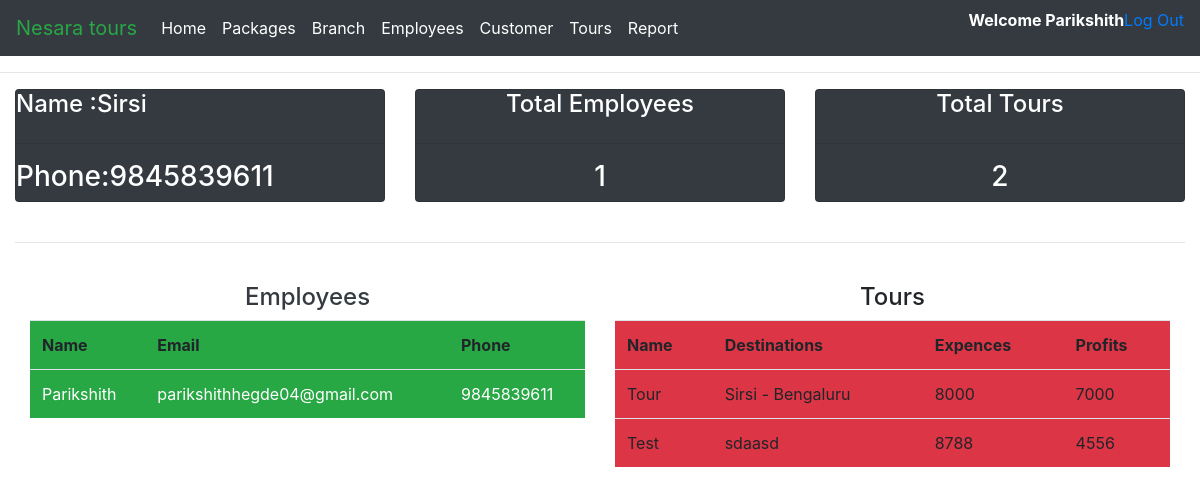
Page /BRANCH/1/ (signed in) on the committed database.
### NesaraTours/models.py (models this page shows, shortened)
class Branch(models.Model):
    Name = models.CharField(max_length=255)
    Phone = models.CharField(max_length=255)

class Employee(models.Model):
    user = models.OneToOneField(User, on_delete=models.CASCADE,null=True)
    role = models.ForeignKey(Group,on_delete=models.SET_NULL,null=True)
    Name = models.CharField(max_length=255,null=True)
    Phone = models.CharField(max_length=255,null=True)
    Email = models.EmailField(null=True)
    Sal = models.CharField(max_length=10,null=True)
    branch = models.ForeignKey(Branch,on_delete=models.SET_NULL,null=True)

class Tour(models.Model):
    status = (
        ('Complete' , 'Complete' ),
        ('Not complete', 'Not complete'),
        ('Ongoing','Ongoing')
    )
    Name = models.CharField(max_length=255,null=True)
    Destinations = models.TextField(max_length=255,null=True)
    DateStarted = models.DateField(null=True)
    DateCompleated = models.DateField(null=True)
    Client = models.ManyToManyField(Client)
    Branch = models.ForeignKey(Branch,on_delete=models.SET_NULL,null=True)
    Employee = models.ManyToManyField(Employee)
    Status = models.CharField(max_length=255,null=True,choices=status)
    Expences = models.IntegerField(null=True)
    Profit = models.IntegerField(null=True)

### NesaraTours/decorators.py (the view)
        def wrapper_func(request, *args, **kwargs):
            group = None
            if request.user.groups.exists():
                group = request.user.groups.all()[0].name
            if group in allowed_roles:
                return view_func(request, *args, **kwargs)
            else:
                return HttpResponse('You are not authorized')

### NesaraTours/views.py (called while the page is built)
@login_required(login_url='login')
@allowed_users(allowed_roles=['Employee','Manager'])
def BRANCH(request,pk):
    branch = Branch.objects.get(id=pk)
    emp = Employee.objects.all()
    tour= Tour.objects.all()
    ListEmp = emp.filter(branch_id=pk)
    TotalEmp = ListEmp.count()
    ListTour = tour.filter(Branch_id=pk)
    TotalTour = ListTour.count()
    context = {
        'branch':branch,
        'List' : ListEmp,
        'Total' : TotalEmp,
        'ListTour':ListTour,
        'TotalTour':TotalTour,
    }
    return render(request,'BRANCH2.html',context)

### templates/BRANCH2.html
{% extends 'main.html' %}
{% load static %}
{% block Content %}
<div class="container-fluid">
    <div class="row">
        <div class="col col-md">
            <div class="card card-head bg-dark">
                <h4 class="card-text  text-white">Name :{{branch.Name}}</h4>
                <hr>
                <h3 class="text-white ">Phone:{{branch.Phone}}</h3>
            </div>
        </div>
        <div class="col col-md">
            <div class="card card-head bg-dark">
                <h4 class="card-text text-center text-white">Total Employees</h4>
                <hr>
                <h3 class="text-white text-center">{{Total}}</h3>
            </div>
        </div>
        <div class="col col-md">
            <div class="card card-head bg-dark">
                <h4 class="card-text text-center text-white">Total Tours</h4>
                <hr>
                <h3 class="text-white text-center">{{TotalTour}}</h3>
            </div>
        </div>
    </div>
    <br>
    <hr>
    <br>
    <div class="container-fluid ">
        <div class="row">
            <div class="col col-md">
                <h4 class="text-center text-dark">Employees</h4>
                <table class="table bg-success">
                    <th>Name</th>
                    <th>Email</th>
                    <th>Phone</th>
                    {% for i in List %}
                    <tr class="text text-white">
                        <td>{{i.Name}}</td>
                        <td>{{i.Email}}</td>
                        <td>{{i.Phone}}</td>
                    </tr>
                    {% endfor %}
                </table>
            </div>
            <div class="col col-md">
                <h4 class="text-center">Tours</h4>
                <table class="table bg-danger">
                    <th>Name</th>
                    <th>Destinations</th>
                    <th>Expences</th>
                    <th>Profits</th>
                    {% for i in ListTour %}
                      <tr>
                          <td>{{i.Name}}</td>
                          <td>{{i.Destinations}}</td>
                          <td>{{i.Expences}}</td>
                          <td>{{i.Profit}}</td>
                      </tr>
                    {% endfor %}
                </table>
            </div>
        </div>
    </div>
</div>
{% endblock Content %}

### templates/navbar.html (shortened to what this page needs)
{% load static %}
    <nav class="navbar navbar-expand-lg navbar-dark bg-dark">
        <a class="navbar-brand text-success" href="#">Nesara tours</a>
        <div class="collapse navbar-collapse" id="navbarNavAltMarkup">
          <div class="navbar-nav">
            <a class="nav-item nav-link active" href="{% url 'Home' %}">Home <span class="sr-only">(current)</span></a>
            <a class="nav-item nav-link active" href="{% url 'packages' %}">Packages</a>
            <a class="nav-item nav-link active" href="{% url 'branch' %}">Branch</a>
            <a class="nav-item nav-link active" href="{% url 'employee' %}">Employees</a>
            <a class="nav-item nav-link active" href="{% url 'customer' %}">Customer</a>
            <a class="nav-item nav-link active" href="{% url 'Tours' %}">Tours</a>
            <a class="nav-item nav-link active" href="{% url 'Report' %}">Report</a>
            </div>
          </div>
          <p class="text-white text-justify font-weight-bold">
            Welcome {{request.user}}</p>
          <p><a href="{% url 'logout' %}" href="text-justify">Log Out</a></p>
      </nav>

### rows in the picture
Branch: Name "Sirsi", Phone "9845839611"
Employee: Name "Parikshith", Email "parikshithhegde04@gmail.com", Phone "9845839611"
Tour: Name "Tour", Destinations "Sirsi - Bengaluru", Expences "8000", Profit "7000"
Tour: Name "Test", Destinations "sdaasd", Expences "8788", Profit "4556"

### other values in the picture
{{ request.user }} "Parikshith"
{{ Total }} "1"
{{ TotalTour }} "2"
